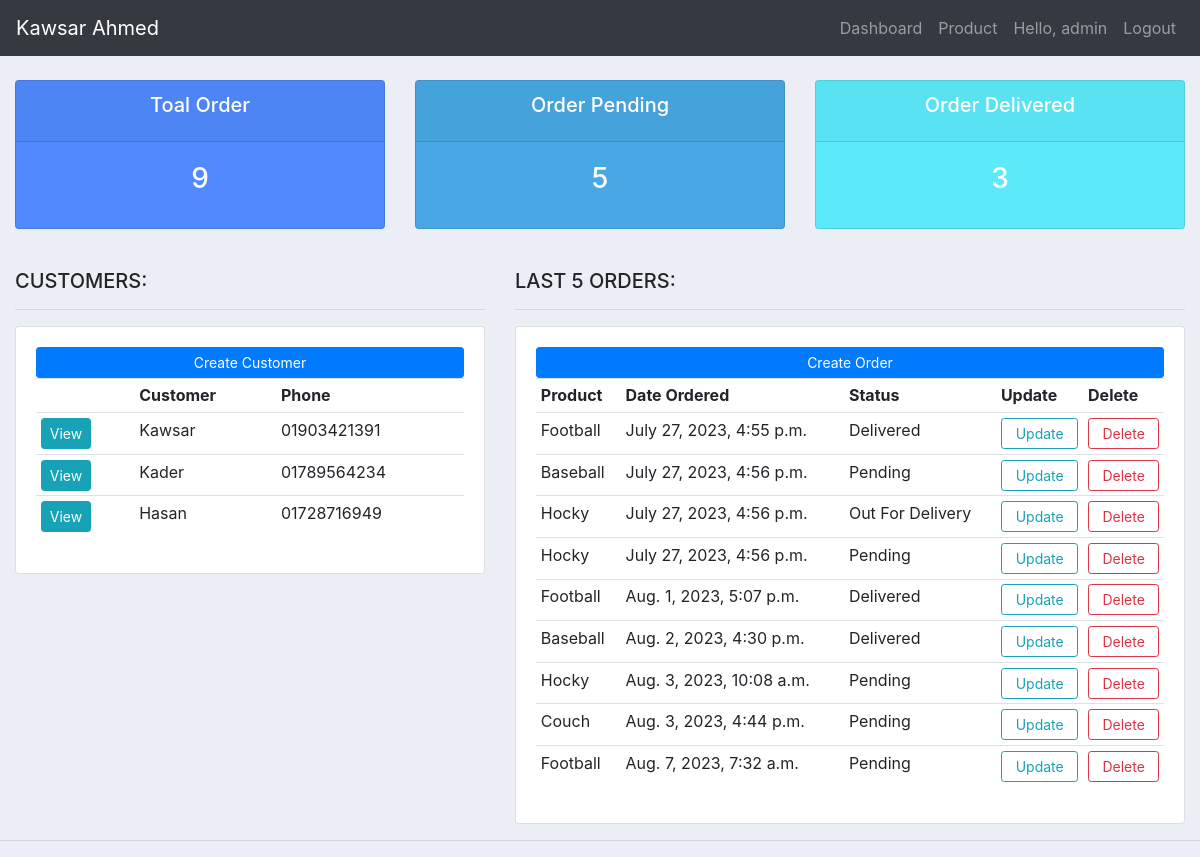
The app's page / (signed in), older data.
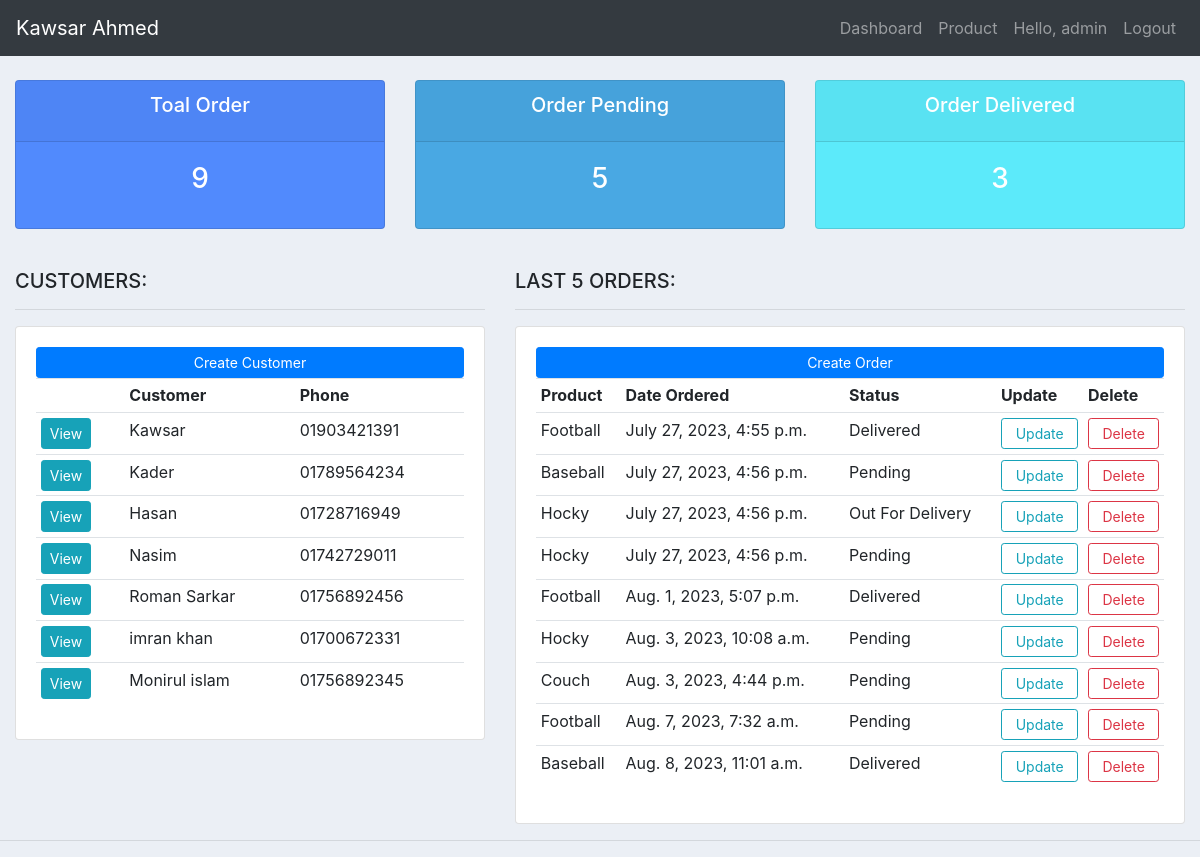
The same page, newer data.
### myapp/models.py (models this page shows, shortened)
class Customer(models.Model):
    user         = models.OneToOneField(User, null=True, on_delete=models.CASCADE)
    name         = models.CharField(max_length=20, null=True)
    email        = models.EmailField(max_length=60, null=True)
    phone        = models.CharField(max_length=11, null=True)
    date_created = models.DateTimeField(auto_now_add=True, null=True)

class Order(models.Model):
    STATUS      = (
                ('Delivered','Delivered'),
                ('Pending','Pending'),
                ('Out For Delivery','Out For Delivery'),
            )
    customer     = models.ForeignKey(Customer, null=True, on_delete=models.SET_NULL)
    product      =  models.ForeignKey(Product, null=True, on_delete=models.SET_NULL)
    status       = models.CharField(max_length=500, null=True, choices=STATUS)
    note         = models.CharField(max_length=5000, null=True)
    date_created = models.DateTimeField(auto_now_add=True, null=True)

class Product(models.Model):
    CATEGORY = (
        ('Indoor', 'Indoor'),
        ('Outdoor', 'Outdoor'),
    )
    name         = models.CharField(max_length=20, null=True)
    price        = models.FloatField(max_length=4, null=True)
    category     = models.CharField(max_length=500, null=True, choices=CATEGORY)
    description  = models.CharField(max_length=300, null=True, blank=True)
    date_created = models.DateTimeField(auto_now_add=True, null=True)
    tags         = models.ManyToManyField(Tag)

### myapp/decorators.py (the view)
    def wrapper_func(request, *args, **kawrgs):
        group = None
        if request.user.groups.exists():
            group = request.user.groups.all()[0].name
        if group == "customer":
            return redirect('user')
        if group == "admin":
            return view_func(request, *args, **kawrgs)

### myapp/views.py (called while the page is built)
@login_required(login_url='login')
@admin_only
def dashboard(request):
    orders        = Order.objects.all()
    customers     = Customer.objects.all()
    total_orders  = orders.count()
    pending       = Order.objects.filter(status='Pending').count()
    delivered     = Order.objects.filter(status='Delivered').count()
    context       = {
        'orders': orders,
        'customers': customers,
        'total_orders':total_orders,
        'pending':pending,
        'delivered':delivered,
    }
    return render(request, 'accounts/dashboard.html',context)

### templates/accounts/dashboard.html (shortened to what this page needs)
{% extends 'base.html' %}
{% block body %}
{% include 'accounts/status.html' %}
<br>
<div class="row">
    <div class="col-md-5">
        <h5>CUSTOMERS:</h5>
        <hr>
        <div class="card card-body">
            <a href="" class="btn btn-primary btn-sm btn-block">Create Customer</a>
            <table class="table table-sm">
                <tr>
                    <th></th>
                    <th>Customer</th>
                    <th>Phone</th>
                </tr>
                {% for customer in customers %}
                 <tr>
                    <td><a href="{% url 'customer' customer.id %}" class="btn btn-sm btn-info">View</a></td>
                    <td>{{ customer.name }}</td>
                    <td>{{ customer.phone }}</td>
                 </tr>
                {% endfor %}
            </table>
        </div>
    </div>
    <div class="col-md-7">
        <h5>LAST 5 ORDERS:</h5>
        <hr>
        <div class="card card-body">
            <a href="{% url 'create_order' %}" class="btn btn-primary btn-sm btn-block">Create Order</a>
            <table class="table table-sm">
                <tr>
                    <th>Product</th>
                    <th>Date Ordered</th>
                    <th>Status</th>
                    <th>Update</th>
                    <th>Delete</th>
                </tr>
                {% for order in orders %}
                 <tr>
                    <td>{{ order.product.name }}</td>
                    <td>{{ order.date_created  }}</td>
                    <td>{{ order.status }}</td>
                    <td><a href="{% url 'update_order' order.id %}" class="btn btn-outline-info btn-sm btn-block">Update</a></td>
                    <td><a href="{% url 'delete_order' order.id %}" class="btn btn-outline-danger btn-sm btn-block">Delete</a></td>
                 </tr>
                {% endfor %}
            </table>
        </div>
    </div>
</div>
{% endblock %}

### templates/base.html (shortened to what this page needs)
{% load static %}
<!doctype html>
<html lang="en">
  <head>
    <link rel="stylesheet" href="https://cdn.jsdelivr.net/npm/bootstrap@4.0.0/dist/css/bootstrap.min.css">
    <link rel="stylesheet" href="{% static 'css/main.css' %}">
  </head>
  <body>
    {% include 'navbar.html' %}
  <div class="container-fluid">
    {% block body %}
    {% endblock %}
  </div>
<hr>
  </body>
</html>

### templates/navbar.html (shortened to what this page needs)
<nav class="navbar navbar-expand-lg navbar-dark bg-dark">
    <a class="navbar-brand" href="{% url 'dashboard' %}">Kawsar Ahmed</a>
    <div class="collapse navbar-collapse" id="navbarSupportedContent">
      <ul class="navbar-nav ml-auto">
        {% if request.user.is_staff %}
        <li class="nav-item">
          <a class="nav-link" href="{% url 'dashboard' %}">Dashboard</a>
        </li>
        <li class="nav-item">
          <a class="nav-link" href="{% url 'product' %}">Product</a>
        </li>
        {% endif %}
        {% if request.user.is_authenticated %}
        <li class="nav-item">
          <span class="nav-link">Hello, {{ request.user }}</span>
        </li>
        <li class="nav-item">
          <a class="nav-link" href="{% url 'logout' %}">Logout</a>
        </li>
        {% endif %}
    </div>
  </nav>

### templates/accounts/status.html (shortened to what this page needs)
<br>
<div class="row">
    <col>
        <div class="col-md">
            <div class="card text-center text-white mb-3" id="total-order">
                <div class="card-header">
                    <h5 class="card-title">Toal Order</h5>
                </div>
                <div class="card-body">
                    <h3 class="card-title">{{ total_orders }}</h3>
                </div>
            </div>
        </div>
    <col>
        <div class="col-md">
            <div class="card text-center text-white mb-3" id="order-pending">
                <div class="card-header">
                    <h5 class="card-title">Order Pending</h5>
                </div>
                <div class="card-body">
                    <h3 class="card-title">{{ pending }}</h3>
                </div>
            </div>
        </div>
    <col>
    <div class="col-md">
        <div class="card text-center text-white mb-3" id="order-delivered">
            <div class="card-header">
                <h5 class="card-title">Order Delivered</h5>
            </div>
            <div class="card-body">
                <h3 class="card-title">{{ delivered }}</h3>
            </div>
        </div>
    </div>
</div>

### static/css/main.css (style rules this page uses)
body { background-color: #ebeff5; }
#total-order { background-color: #518AFD; }
#order-pending { background-color: #49A8E3; }
#order-delivered { background-color: #5CEAFA; }

Row changes from the older to the newer data that the page shows:
removed Order: product.name "Baseball", date_created "Aug. 2, 2023, 4:30 p.m.", status "Delivered"
added Customer: name "Nasim", phone "01742729011"
added Customer: name "Roman Sarkar", phone "01756892456"
added Customer: name "imran khan", phone "01700672331"
added Customer: name "Monirul islam", phone "01756892345"
added Order: product.name "Baseball", date_created "Aug. 8, 2023, 11:01 a.m.", status "Delivered"
